Frame 1 (no input): blank canvas, image omitted
Frame 60 (no input): blank canvas, image omitted
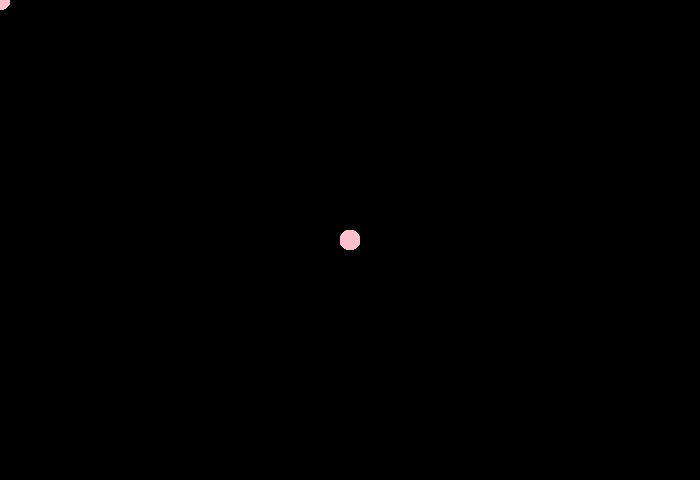
Frame 120 (the mouse pressed at the canvas centre since frame 60)

The p5.js sketch whose frames 1 and 60 were blank and that drew this single picture after the mouse press (run headless with seeded random() and noise() and a simulated clock; from frame 60 on, the mouse is pressed at the canvas centre):

// p5.js sketch
// ── sketch.js
function setup() {
  createCanvas(700, 480);
  
  // R, G & B VALUES.
  background(00, 00, 00);
  
  // take a big brush
  strokeWeight(20);
  // dip it in the color purple
  stroke('pink')
} 


function draw() {
//declare variables
  let posY = mouseX
  let posX = mouseY
  // place a dot on a screen
point(posY, posX);
}
